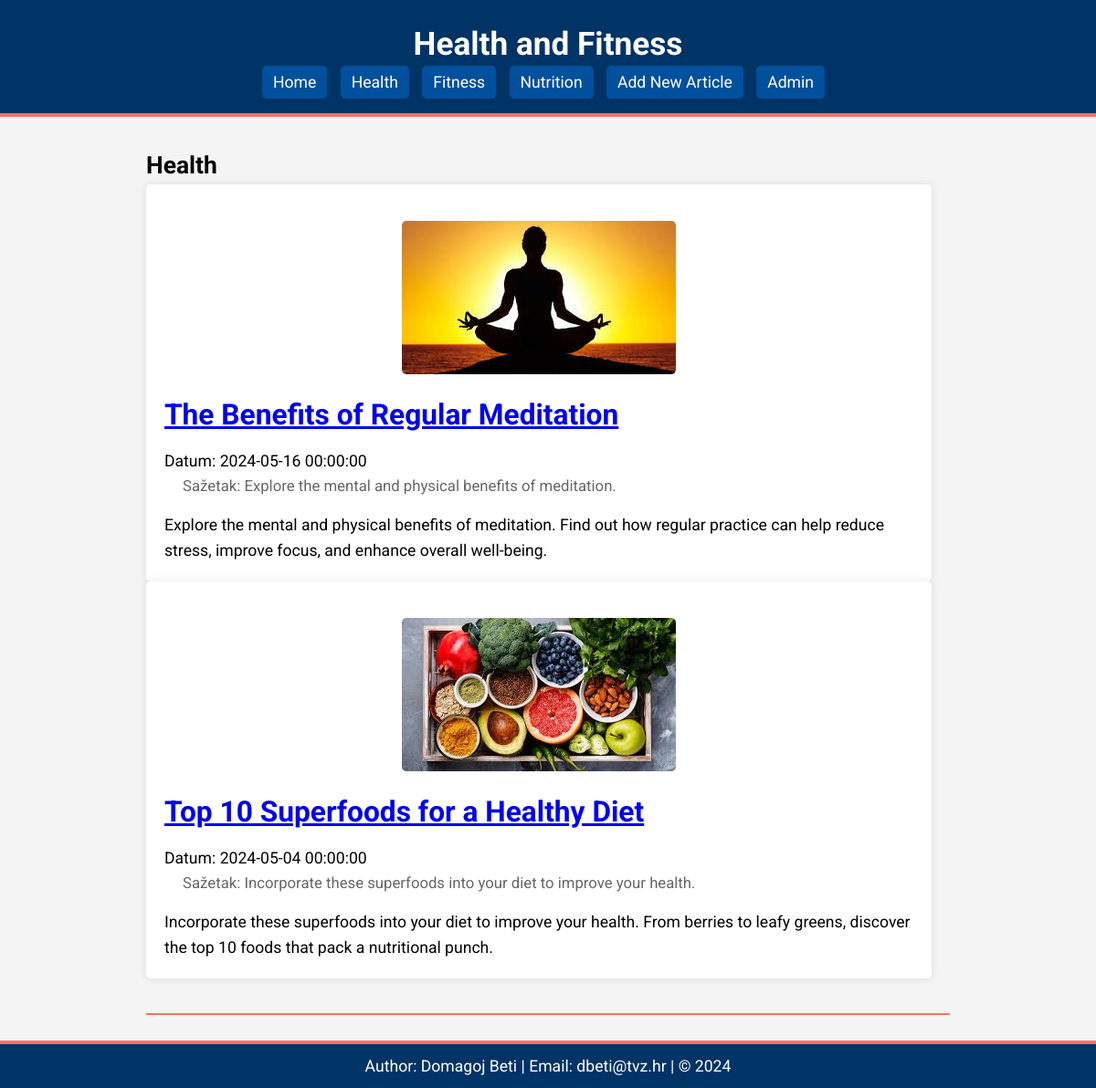
The app's page /kategorija.php?category=health with its own data.
### tables this page shows
CREATE TABLE `vijesti` (
  `id` int(11) NOT NULL,
  `naslov` varchar(255) NOT NULL,
  `sazetak` text NOT NULL,
  `tekst` text NOT NULL,
  `slika` varchar(255) NOT NULL,
  `kategorija` varchar(50) NOT NULL,
  `arhiva` tinyint(1) NOT NULL DEFAULT 0,
  `datum` datetime NOT NULL
);

### kategorija.php (the view, shortened to what this page needs)
<?php include 'header.php'; ?>
<?php
include 'connect.php';
$category = mysqli_real_escape_string($dbc, $_GET['category']);
$query = "SELECT * FROM vijesti WHERE kategorija = '$category'";
$result = mysqli_query($dbc, $query);
if (mysqli_num_rows($result) > 0) {
    echo '<section class="category-detalj section-gray">';
    echo '<h2>' . ucfirst($category) . '</h2>';
    while ($row = mysqli_fetch_assoc($result)) {
        echo '<article class="full-article-detalj">';
        echo '<img src="images/' . $row['slika'] . '" alt="' . $row['naslov'] . '">';
        echo '<h3><a href="clanak.php?id=' . $row['id'] . '">' . $row['naslov'] . '</a></h3>';
        echo '<span>' . 'Datum: ' . $row['datum'] . '</span>';
        echo '<p>' . 'Sažetak: ' . $row['sazetak'] . '</p>';
        echo '<div>' . $row['tekst'] . '</div>';
        echo '</article>';
    }
    echo '<div class="separator"></div></section>';
} else {
    echo '<p>No news available for this category.</p>';
}
?>
<?php include 'footer.php'; ?>

### style.css (style rules this page uses)
* { margin: 0; padding: 0; box-sizing: border-box; }
body { font-family: 'Roboto', sans-serif; line-height: 1.6; background-color: #f4f4f4; padding-top: 120px; padding-bottom: 60px; display: flex; justify-content: center; font-size: 1.1em; }
.category-detalj { margin: 40px; padding-bottom:20px; overflow-x:visible; display:block; flex-wrap: nowrap; position: relative; }
.separator { width: 100%; height: 2px; background-color: #ff6f61; position: absolute; bottom: -20px; }
.full-article-detalj { background: #fff; padding: 20px; margin-right: 20px; box-shadow: 0 0 10px rgba(0, 0, 0, 0.1); border-radius: 5px; flex: 0 0 300px; overflow: hidden; position: relative; }
.full-article-detalj h3 { font-size: 1.8em; margin-bottom: 10px; color: #ff6f61; font-weight: bold; }
.full-article-detalj img { max-width: 100%; margin: 20px 0; border-radius: 5px; display: block; margin-left: auto; margin-right: auto; }
.full-article-detalj p, .full-article ul, .full-article table { color: #666; margin-bottom: 15px; line-height: 1.6; font-size: 0.95em; text-indent: 20px; }

### records on screen
vijesti: slika (picture), naslov "The Benefits of Regular Meditation", datum "2024-05-16 00:00:00", sazetak "Explore the mental and physical benefits of meditation.", tekst "Explore the mental and physical benefits of meditation. Find out how regular practice can help reduce stress, improve focus, and enhance overall well-being."
vijesti: slika (picture), naslov "Top 10 Superfoods for a Healthy Diet", datum "2024-05-04 00:00:00", sazetak "Incorporate these superfoods into your diet to improve your health.", tekst "Incorporate these superfoods into your diet to improve your health. From berries to leafy greens, discover the top 10 foods that pack a nutritional punch."

### other values on screen
$category "Health"
